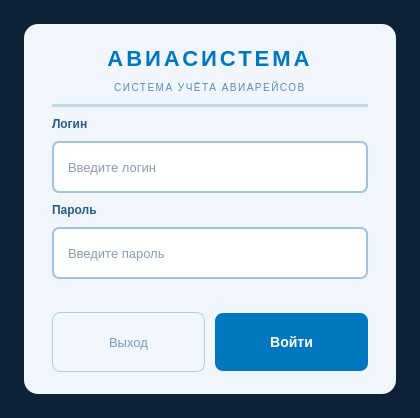
<?xml version="1.0" encoding="UTF-8"?>
<ui version="4.0">
 <class>LoginDialog</class>
 <widget class="QDialog" name="LoginDialog">
  <property name="geometry">
   <rect><x>0</x><y>0</y><width>420</width><height>340</height></rect>
  </property>
  <property name="windowTitle"><string>Авторизация — Авиасистема</string></property>
  <property name="styleSheet">
   <string notr="true">
QDialog {
    background-color: #0d2137;
    font-family: 'Segoe UI', Arial, sans-serif;
}
QFrame#cardFrame {
    background-color: #f0f6fc;
    border-radius: 14px;
}
QLabel#logoLabel {
    color: #0077be;
    font-size: 22px;
    font-weight: bold;
    letter-spacing: 3px;
    background: transparent;
}
QLabel#subtitleLabel {
    color: #5a8ab8;
    font-size: 10px;
    letter-spacing: 1.5px;
    background: transparent;
}
QLabel#fieldLabel, QLabel#fieldLabel2 {
    color: #2a5a8a;
    font-size: 12px;
    font-weight: 600;
    background: transparent;
}
QLineEdit {
    background-color: #ffffff;
    color: #1a3a5c;
    border: 1.5px solid #a0c4e0;
    border-radius: 7px;
    padding: 8px 12px;
    font-size: 13px;
    min-height: 32px;
}
QLineEdit:focus {
    border: 1.5px solid #0077be;
    background-color: #fafdff;
}
QPushButton#btnLogin {
    background-color: #0077be;
    color: #ffffff;
    border: none;
    border-radius: 8px;
    padding: 10px;
    font-size: 14px;
    font-weight: bold;
    min-height: 38px;
}
QPushButton#btnLogin:hover { background-color: #005fa0; }
QPushButton#btnLogin:pressed { background-color: #004880; }
QPushButton#btnExit {
    background-color: transparent;
    color: #7a9ab8;
    border: 1px solid #b0cce0;
    border-radius: 8px;
    padding: 10px;
    font-size: 13px;
    min-height: 38px;
}
QPushButton#btnExit:hover {
    background-color: #e0ecf5;
    color: #2a5a8a;
}
QLabel#errorLabel {
    color: #c04050;
    font-size: 11px;
    background: transparent;
}
   </string>
  </property>

  <layout class="QVBoxLayout" name="outerLayout">
   <property name="spacing"><number>0</number></property>
   <property name="leftMargin"><number>24</number></property>
   <property name="topMargin"><number>24</number></property>
   <property name="rightMargin"><number>24</number></property>
   <property name="bottomMargin"><number>24</number></property>

   <item>
    <widget class="QFrame" name="cardFrame">
     <layout class="QVBoxLayout" name="cardLayout">
      <property name="spacing"><number>10</number></property>
      <property name="leftMargin"><number>28</number></property>
      <property name="topMargin"><number>22</number></property>
      <property name="rightMargin"><number>28</number></property>
      <property name="bottomMargin"><number>22</number></property>

      <item>
       <widget class="QLabel" name="logoLabel">
        <property name="text"><string>АВИАСИСТЕМА</string></property>
        <property name="alignment"><set>Qt::AlignCenter</set></property>
       </widget>
      </item>
      <item>
       <widget class="QLabel" name="subtitleLabel">
        <property name="text"><string>СИСТЕМА УЧЁТА АВИАРЕЙСОВ</string></property>
        <property name="alignment"><set>Qt::AlignCenter</set></property>
       </widget>
      </item>

      <item>
       <widget class="QFrame" name="divider">
        <property name="styleSheet"><string>background-color: #c0d8ec; max-height: 1px; border: none; margin: 4px 0;</string></property>
        <property name="frameShape"><enum>QFrame::HLine</enum></property>
        <property name="frameShadow"><enum>QFrame::Plain</enum></property>
       </widget>
      </item>

      <item>
       <widget class="QLabel" name="fieldLabel">
        <property name="text"><string>Логин</string></property>
       </widget>
      </item>
      <item>
       <widget class="QLineEdit" name="login_input">
        <property name="placeholderText"><string>Введите логин</string></property>
       </widget>
      </item>

      <item>
       <widget class="QLabel" name="fieldLabel2">
        <property name="text"><string>Пароль</string></property>
       </widget>
      </item>
      <item>
       <widget class="QLineEdit" name="password_input">
        <property name="placeholderText"><string>Введите пароль</string></property>
        <property name="echoMode"><enum>QLineEdit::Password</enum></property>
       </widget>
      </item>

      <item>
       <widget class="QLabel" name="errorLabel">
        <property name="text"><string></string></property>
        <property name="alignment"><set>Qt::AlignCenter</set></property>
       </widget>
      </item>

      <item>
       <layout class="QHBoxLayout" name="btnLayout">
        <property name="spacing"><number>10</number></property>
        <item>
         <widget class="QPushButton" name="btnExit">
          <property name="text"><string>Выход</string></property>
         </widget>
        </item>
        <item>
         <widget class="QPushButton" name="btnLogin">
          <property name="text"><string>Войти</string></property>
         </widget>
        </item>
       </layout>
      </item>

     </layout>
    </widget>
   </item>
  </layout>
 </widget>
 <resources/>
 <connections/>
</ui>
